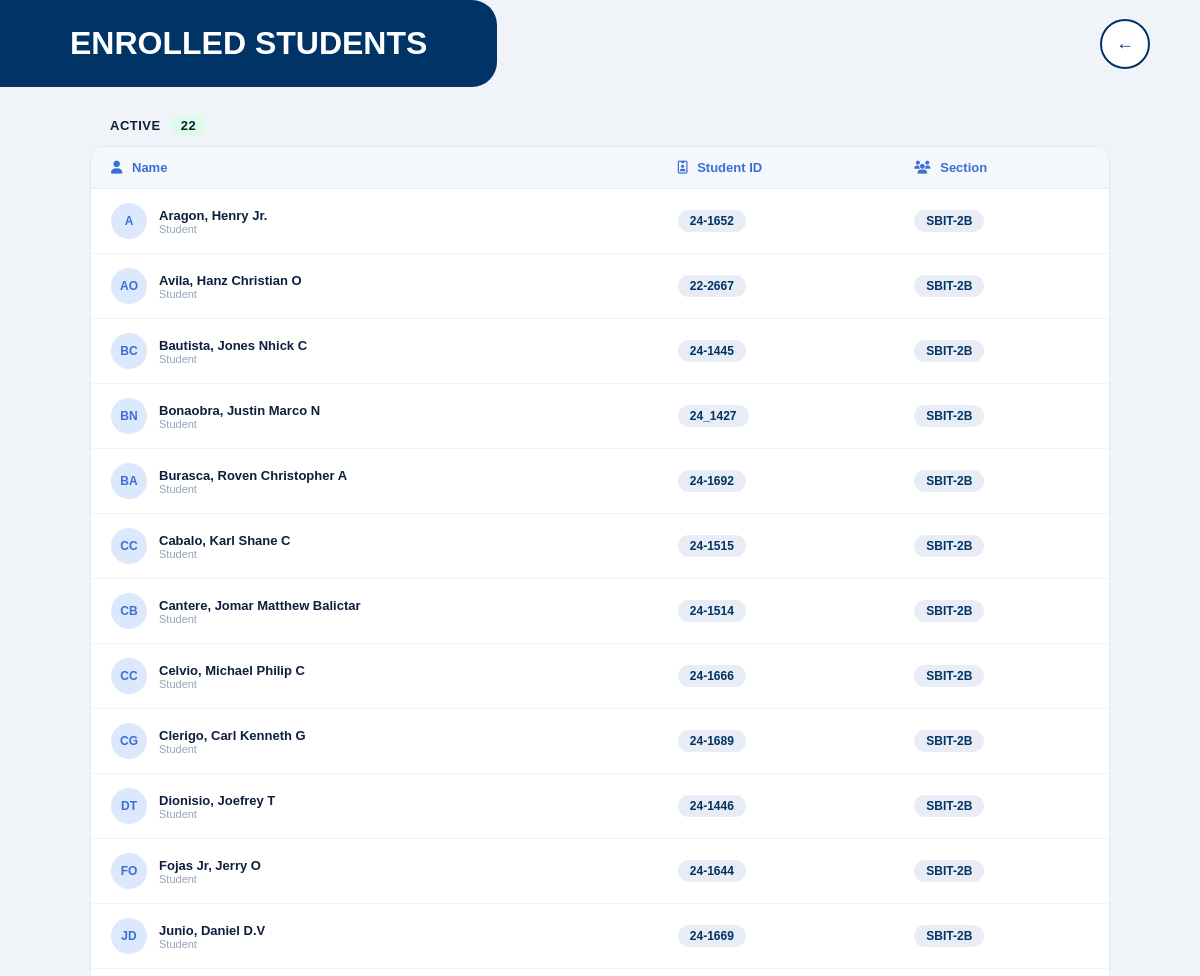
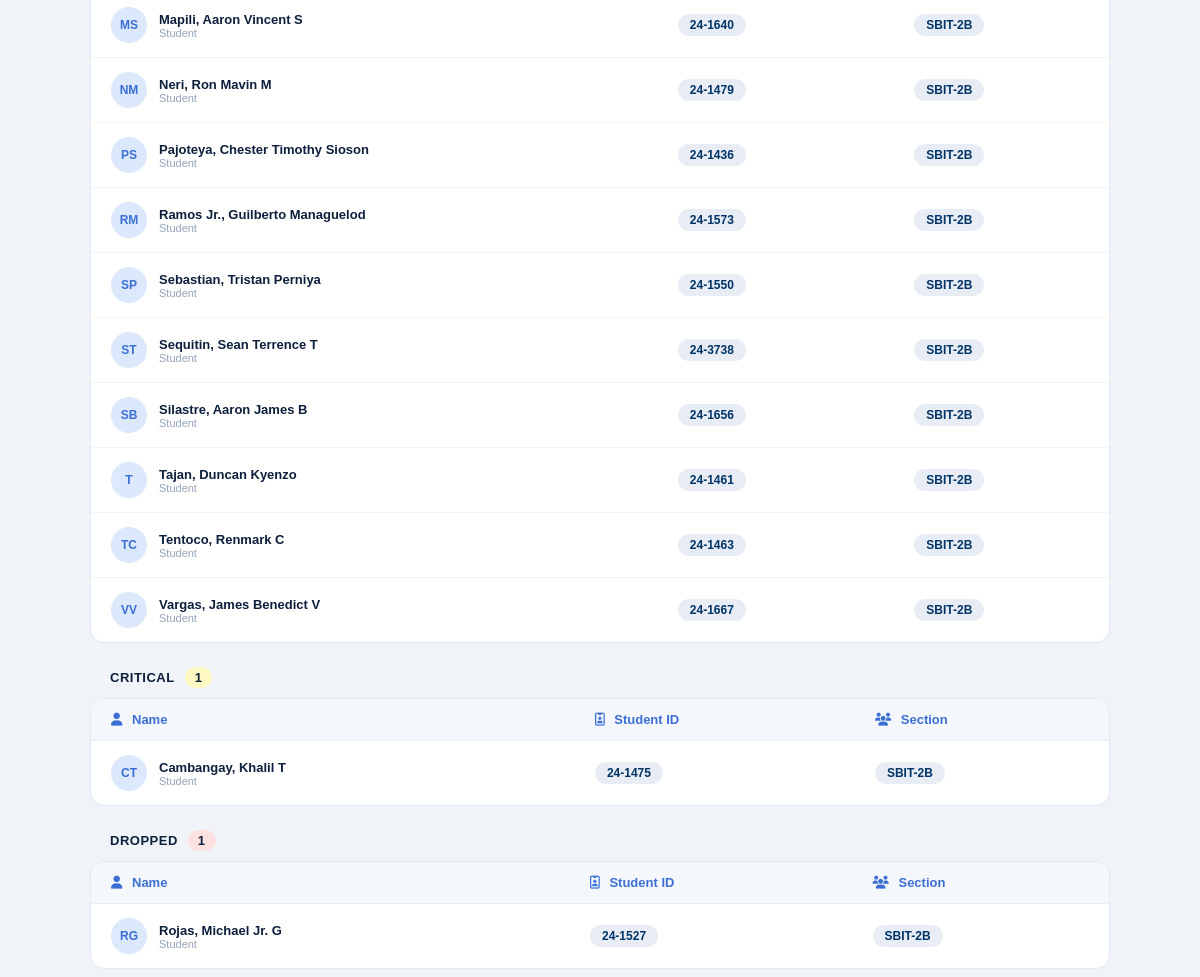
The page /admin/class.php?class=4 on the database its author committed (2 pictures, top to bottom).
### tables this page shows
CREATE TABLE `class` (
  `id` int(10) UNSIGNED NOT NULL,
  `classID` int(10) UNSIGNED DEFAULT NULL,
  `sID` int(10) UNSIGNED DEFAULT NULL,
  `card_uid` varchar(30) DEFAULT NULL,
  `status` varchar(16) DEFAULT NULL
);

CREATE TABLE `students` (
  `id` int(10) UNSIGNED NOT NULL,
  `fname` varchar(64) NOT NULL DEFAULT 'none',
  `lname` varchar(64) NOT NULL DEFAULT 'none',
  `mname` varchar(64) DEFAULT NULL,
  `section` varchar(12) DEFAULT NULL,
  `year` enum('1st','2nd','3rd','4th','irreg') DEFAULT NULL,
  `gender` varchar(8) NOT NULL DEFAULT 'male',
  `stud_num` varchar(10) NOT NULL DEFAULT '0',
  `course` varchar(128) DEFAULT NULL,
  `card_uid` varchar(30) DEFAULT NULL,
  `last_update` datetime DEFAULT NULL,
  `card_select` tinyint(1) DEFAULT 1,
  `add_card` tinyint(1) DEFAULT 0,
  `archive` tinyint(1) DEFAULT 0
);

### admin/class.php (the view, shortened to what this page needs)
<?php
    require_once '../connectDB.php';
    $class_id = $_GET['class'];
    $sql = "SELECT s.*, c.status
            FROM students s
            INNER JOIN class c ON c.sID = s.id
            WHERE c.classID = ?
            ORDER BY FIELD(c.status, 'Active', 'Critical', 'Dropped'),
                    s.lname, s.fname";
    $stmt = $conn->prepare($sql);
    $stmt->bind_param("i", $class_id);
    $stmt->execute();
    $result = $stmt->get_result();
    $grouped = [];
    while ($row = $result->fetch_assoc()) {
        $status = ucfirst(strtolower($row['status'] ?? 'Active'));
        if (!isset($grouped[$status])) $grouped[$status] = [];
        $grouped[$status][] = $row;
    }
?>
<link rel="stylesheet" href="https://cdnjs.cloudflare.com/ajax/libs/font-awesome/6.5.0/css/all.min.css">
    <div class="site-header">
            <div class="title-box">ENROLLED STUDENTS</div>
            <a href="list_teacher.php" class="back-btn">&#8592;</a>
    </div>
    <?php if (empty($grouped)): ?>
        <div class="students-card">
            <div class="empty-state">No enrolled students found.</div>
        </div>
    <?php else: ?>
        <?php foreach ($grouped as $status => $students):
        $statusLower = strtolower($status);
        $countClass = match($statusLower) {
            'active'   => 'count-active',
            'critical' => 'count-critical',
            'dropped'  => 'count-dropped',
            default    => 'count-default',
        };
    ?>
    <div class="group-label">
        <span><?= strtoupper($status) ?></span>
        <span class="group-count <?= $countClass ?>"><?= count($students) ?></span>
    </div>
    <div class="students-card">
        <table>
            <thead>
                <tr>
                    <th><i class="fa-solid fa-user"></i> Name</th>
                    <th><i class="fa-regular fa-id-badge"></i> Student ID</th>
                    <th><i class="fa-solid fa-users"></i> Section</th>
                </tr>
            </thead>
            <tbody>
                <?php foreach ($students as $row):
                    $fname    = htmlspecialchars($row['lname'] ?? '');
                    $mname    = htmlspecialchars($row['fname'] ?? '');
                    $lname    = htmlspecialchars($row['mname'] ?? '');
                    $fullname = trim("$fname, $mname $lname");
                    $initials = strtoupper(substr($fname, 0, 1) . substr($lname, 0, 1));
                ?>
                <tr onclick="window.location='student_profile.php?id=<?= $row['id'] ?>'">
                    <td>
                        <div class="name-cell">
                            <div class="student-avatar"><?= $initials ?></div>
                            <div>
                                <div class="student-fullname"><?= $fullname ?></div>
                                <div class="student-role">Student</div>
                            </div>
                        </div>
                    </td>
                    <td><span class="id-badge"><?= htmlspecialchars($row['stud_num']) ?></span></td>
                    <td><span class="section-badge"><?= htmlspecialchars($row['section']) ?></span></td>
                </tr>
                <?php endforeach; ?>
            </tbody>
        </table>
    </div>
    <?php endforeach; ?>
<?php endif; ?>

### admin/class.php (style rules this page uses)
* { margin: 0; padding: 0; box-sizing: border-box; font-family: Arial, sans-serif; }
.site-header { display: flex; justify-content: space-between; align-items: center; margin-bottom: 28px; }
.title-box { background: #003366; color: white; font-weight: 900; font-size: 32px; padding: 25px 70px; border-top-right-radius: 25px; border-bottom-right-radius: 25px; }
.back-btn { width: 50px; height: 50px; border-radius: 50%; background: white; border: 2px solid #003366; display: flex; justify-content: center; align-items: center; text-decoration: none; color: #003366; font-size: 18px; margin-right: 50px; transition: transform 0.3s; }
.group-label { display: flex; align-items: center; gap: 10px; margin: 24px 0 10px; margin-left:110px; }
.group-label span { font-size: 13px; font-weight: 700; color: #0d1f3c; text-transform: uppercase; letter-spacing: 0.5px; }
.group-count { font-size: 12px; font-weight: 600; padding: 3px 10px; border-radius: 999px; }
.count-active { background: #dcfce7; color: #16a34a; }
.count-critical { background: #fef9c3; color: #b45309; }
.count-dropped { background: #fee2e2; color: #dc2626; }
.students-card { background: white; border-radius: 14px; border: 0.5px solid #e2e8f0; overflow: hidden; margin-bottom: 8px; margin-left:90px; margin-right:90px; }
.students-card table { width: 100%; border-collapse: collapse; }
.students-card thead th { background: #f4f7fc; color: #3b6fd4; padding: 13px 20px; text-align: left; font-size: 13px; font-weight: 700; border-bottom: 1px solid #e8edf5; }
.students-card thead th i { margin-right: 6px; }
.students-card tbody td { padding: 14px 20px; font-size: 13px; color: #334155; border-bottom: 1px solid #f1f5f9; }
.students-card tbody tr:last-child td { border-bottom: none; }
.name-cell { display: flex; align-items: center; gap: 12px; }
.student-avatar { width: 36px; height: 36px; border-radius: 50%; background: #dce8fb; display: flex; align-items: center; justify-content: center; font-size: 12px; font-weight: 700; color: #3b6fd4; flex-shrink: 0; }
.student-fullname { font-weight: 700; color: #0d1f3c; font-size: 13px; }
.student-role { font-size: 11px; color: #94a3b8; }
.id-badge { background: #e8edf5; color: #003366; font-size: 12px; font-weight: 600; border-radius: 999px; padding: 4px 12px; display: inline-block; }
.section-badge { background: #e8edf5; color: #003366; font-size: 12px; font-weight: 600; border-radius: 999px; padding: 4px 12px; display: inline-block; }

### rows shown on the page
class: sID.mname "A", sID.mname "Aragon, Henry Jr.", sID.stud_num "24-1652", sID.section "SBIT-2B"
class: sID.mname "AO", sID.mname "Avila, Hanz Christian O", sID.stud_num "22-2667", sID.section "SBIT-2B"
class: sID.mname "BC", sID.mname "Bautista, Jones Nhick C", sID.stud_num "24-1445", sID.section "SBIT-2B"
class: sID.mname "BN", sID.mname "Bonaobra, Justin Marco N", sID.stud_num "24_1427", sID.section "SBIT-2B"
class: sID.mname "BA", sID.mname "Burasca, Roven Christopher A", sID.stud_num "24-1692", sID.section "SBIT-2B"
class: sID.mname "CC", sID.mname "Cabalo, Karl Shane C", sID.stud_num "24-1515", sID.section "SBIT-2B"
class: sID.mname "CB", sID.mname "Cantere, Jomar Matthew Balictar", sID.stud_num "24-1514", sID.section "SBIT-2B"
class: sID.mname "CC", sID.mname "Celvio, Michael Philip C", sID.stud_num "24-1666", sID.section "SBIT-2B"
class: sID.mname "CG", sID.mname "Clerigo, Carl Kenneth G", sID.stud_num "24-1689", sID.section "SBIT-2B"
class: sID.mname "DT", sID.mname "Dionisio, Joefrey T", sID.stud_num "24-1446", sID.section "SBIT-2B"
class: sID.mname "FO", sID.mname "Fojas Jr, Jerry O", sID.stud_num "24-1644", sID.section "SBIT-2B"
class: sID.mname "JD", sID.mname "Junio, Daniel D.V", sID.stud_num "24-1669", sID.section "SBIT-2B"
class: sID.mname "MS", sID.mname "Mapili, Aaron Vincent S", sID.stud_num "24-1640", sID.section "SBIT-2B"
class: sID.mname "NM", sID.mname "Neri, Ron Mavin M", sID.stud_num "24-1479", sID.section "SBIT-2B"
class: sID.mname "PS", sID.mname "Pajoteya, Chester Timothy Sioson", sID.stud_num "24-1436", sID.section "SBIT-2B"
class: sID.mname "RM", sID.mname "Ramos Jr., Guilberto Managuelod", sID.stud_num "24-1573", sID.section "SBIT-2B"
class: sID.mname "SP", sID.mname "Sebastian, Tristan Perniya", sID.stud_num "24-1550", sID.section "SBIT-2B"
class: sID.mname "ST", sID.mname "Sequitin, Sean Terrence T", sID.stud_num "24-3738", sID.section "SBIT-2B"
class: sID.mname "SB", sID.mname "Silastre, Aaron James B", sID.stud_num "24-1656", sID.section "SBIT-2B"
class: sID.mname "T", sID.mname "Tajan, Duncan Kyenzo", sID.stud_num "24-1461", sID.section "SBIT-2B"
class: sID.mname "TC", sID.mname "Tentoco, Renmark C", sID.stud_num "24-1463", sID.section "SBIT-2B"
class: sID.mname "VV", sID.mname "Vargas, James Benedict V", sID.stud_num "24-1667", sID.section "SBIT-2B"
class: sID.mname "CT", sID.mname "Cambangay, Khalil T", sID.stud_num "24-1475", sID.section "SBIT-2B"
class: status "DROPPED", count($students) "1", sID.mname "RG", sID.mname "Rojas, Michael Jr. G", sID.stud_num "24-1527", sID.section "SBIT-2B"

### other values the page prints
$status "ACTIVE"
count($students) "22"
$status "CRITICAL"
count($students) "1"
